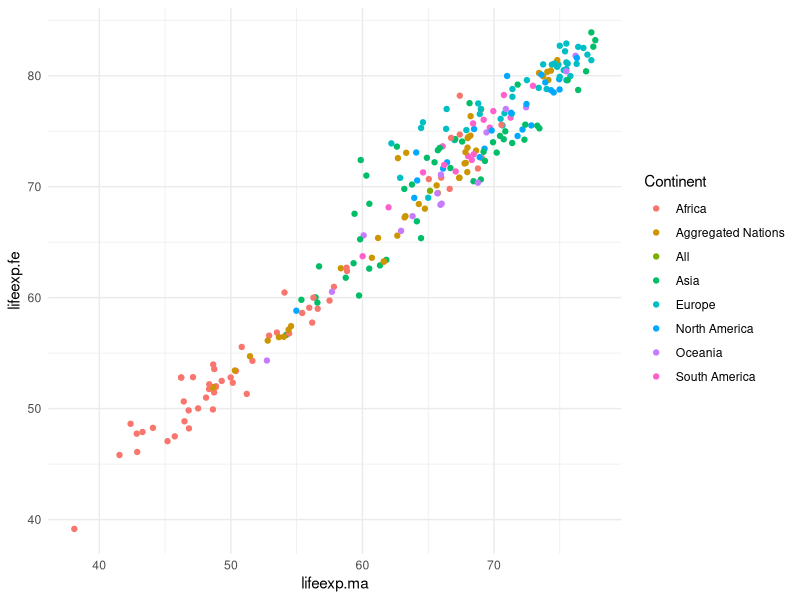
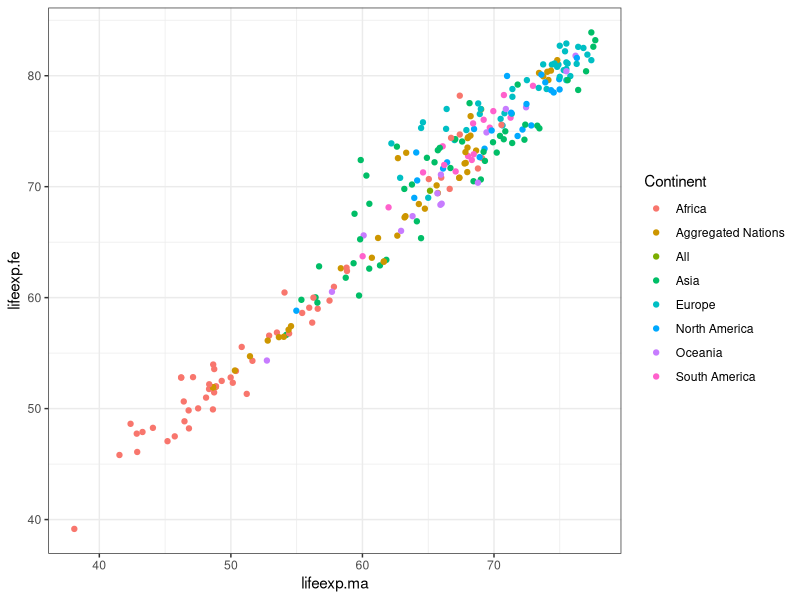
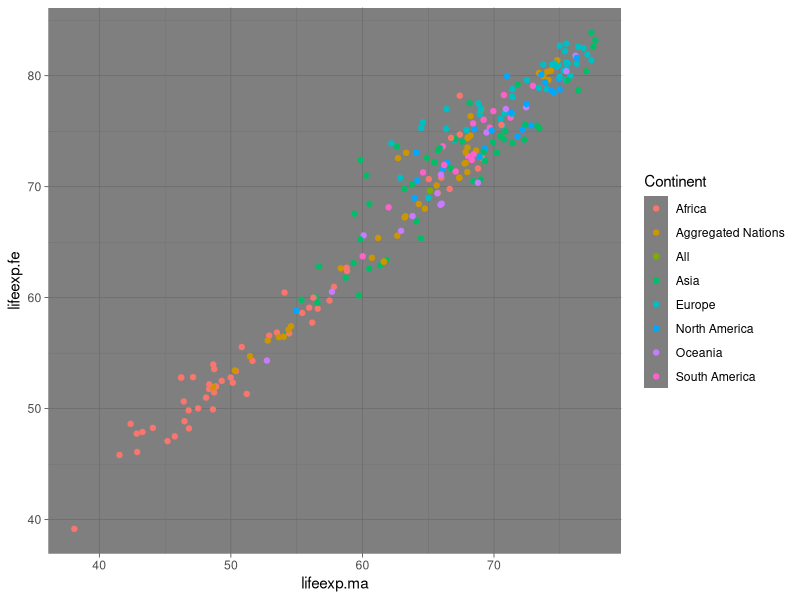
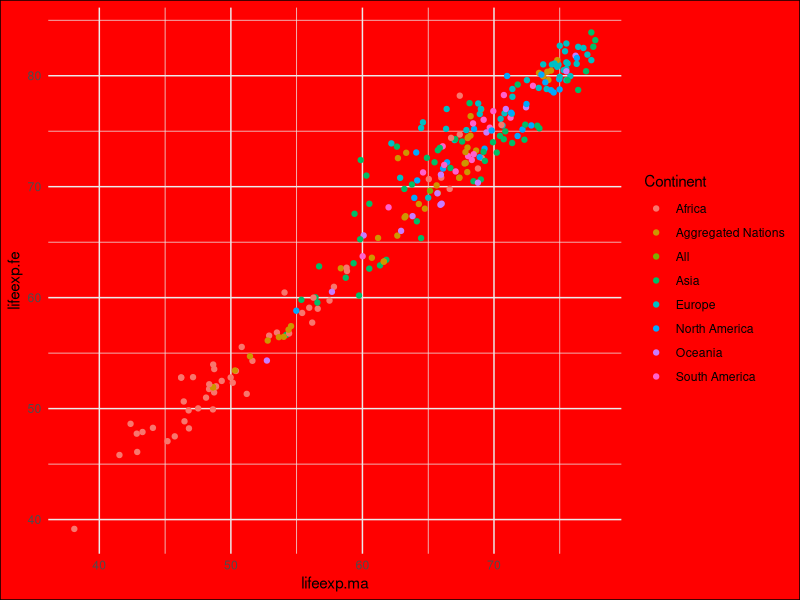
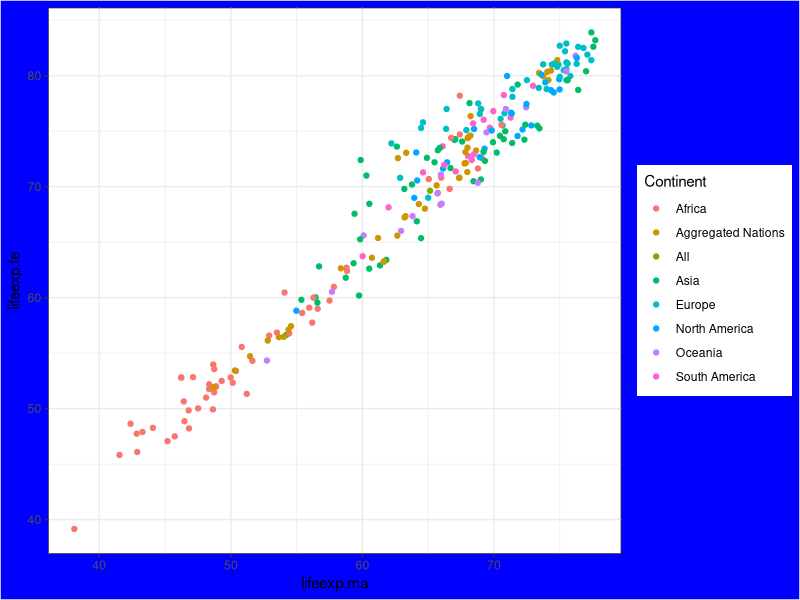
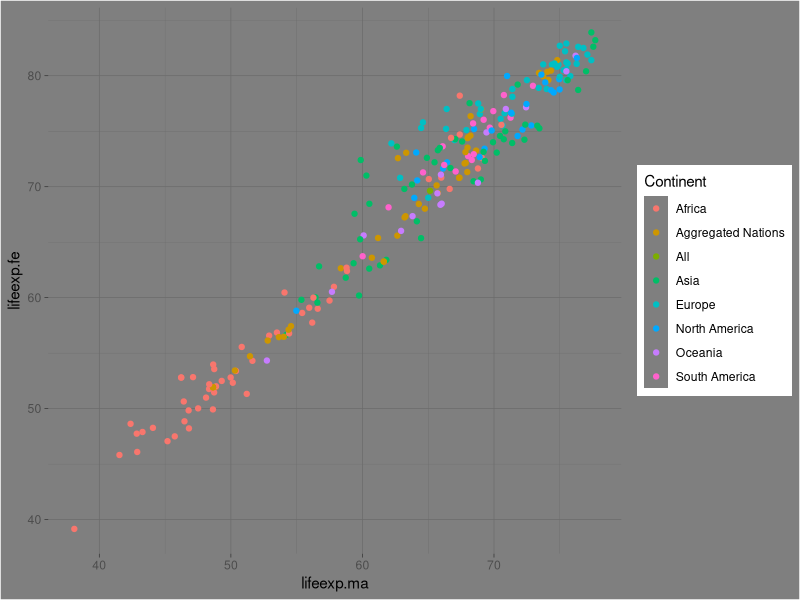
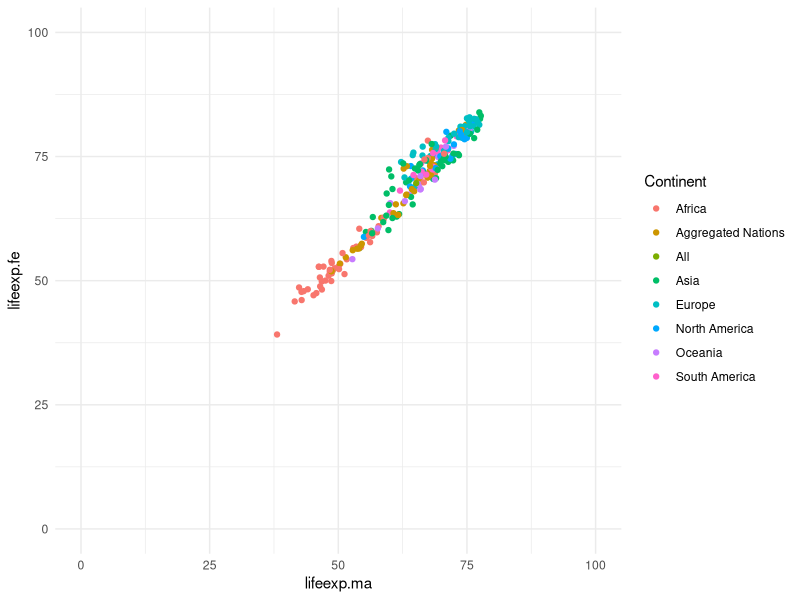
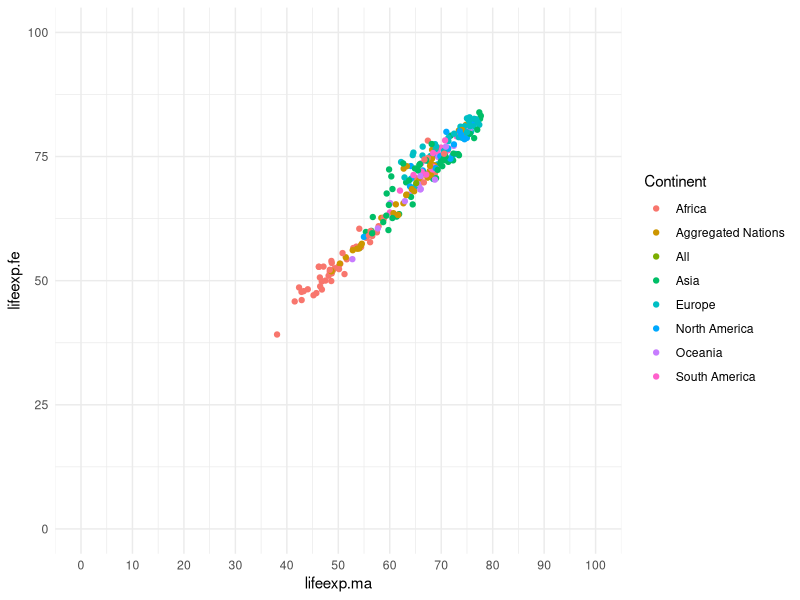

Write R code to recreate these figures, in order.
## ---- chunk 1

  library(tidyverse)
  library(RColorBrewer)
  library(ggpubr)

  options(scipen = 999)
## ---- chunk 2
WDB_1999 <- read.csv("../data/WDB_1999.csv")
WDB_1999$Continent <- factor(WDB_1999$Continent)
## ---- chunk 3

ggplot() + 
  geom_point(data = WDB_1999,
             mapping = aes(x = lifeexp.ma, 
                           y = lifeexp.fe,
                           colour = Continent)) + 
  theme_minimal()

ggplot() + 
  geom_point(data = WDB_1999,
             mapping = aes(x = lifeexp.ma, 
                           y = lifeexp.fe,
                           colour = Continent)) + 
  theme_bw()

ggplot() + 
  geom_point(data = WDB_1999,
             mapping = aes(x = lifeexp.ma, 
                           y = lifeexp.fe,
                           colour = Continent)) + 
  theme_dark()
## ---- chunk 4

ggplot() + 
  geom_point(data = WDB_1999,
             mapping = aes(x = lifeexp.ma, 
                           y = lifeexp.fe,
                           colour = Continent)) + 
  theme_minimal() + 
  theme(plot.background = element_rect("red"))

ggplot() + 
  geom_point(data = WDB_1999,
             mapping = aes(x = lifeexp.ma, 
                           y = lifeexp.fe,
                           colour = Continent)) + 
  theme_bw() + 
  theme(plot.background = element_rect("blue"))

ggplot() + 
  geom_point(data = WDB_1999,
             mapping = aes(x = lifeexp.ma, 
                           y = lifeexp.fe,
                           colour = Continent)) + 
  theme_dark() + 
  theme(plot.background = element_rect("grey50"))
## ---- chunk 5

  ggplot() + 
    geom_point(data = WDB_1999, 
               mapping = aes(x = lifeexp.ma, 
                             y = lifeexp.fe, 
                             colour = Continent)) + 
    theme_minimal() + 
    lims(y = c(0,100), x = c(0,100))

## ---- chunk 6
  
  ggplot() + 
    geom_point(data = WDB_1999, 
               mapping = aes(x = lifeexp.ma, 
                             y = lifeexp.fe, 
                             colour = Continent)) + 
    theme_minimal() + 
    scale_x_continuous(breaks = seq(from = 0, to = 100, by = 10), limits = c(0, 100)) +
    scale_y_continuous(n.breaks = 5, limits = c(0, 100))

## ---- chunk 7

  ggplot() + 
    geom_point(data = WDB_1999, 
               mapping = aes(x = lifeexp.ma, 
                             y = lifeexp.fe, 
                             colour = Continent)) + 
    theme_minimal() +
    theme(axis.text.x = element_text(angle = 27), axis.text.y = element_text(angle = 27))

## ---- chunk 8
  ggplot() + 
    geom_point(data = WDB_1999, 
               mapping = aes(x = Pop,
                             y = lifeexp, 
                             colour = Continent)) + 
    theme_minimal() + 
    scale_x_log10()
## ---- chunk 9
ggplot() + 
    geom_point(data = WDB_1999, 
               mapping = aes(x = Pop,
                             y = lifeexp, 
                             colour = Continent)) + 
    theme_minimal()  + 
    scale_x_log10() + 
    labs(title = "Population vs Life Expectancy, who lives longest?",
         x = "Population", y = "Life Expectancy")
## ---- chunk 10
  ggplot() + 
    geom_point(data = WDB_1999, 
               mapping = aes(x = Pop,
                             y = lifeexp, 
                             colour = Continent)) + 
    theme_minimal()  + 
    scale_x_log10() + 
    labs(title = "Population vs Life Expectancy, who lives longest?",
         x = "Population", y = "Life Expectancy") + 
    annotate(geom = "text", label = "Sierra Leone", x = 1000000, y = 42)
## ---- chunk 11
  ggplot() + 
    geom_point(data = WDB_1999, 
               mapping = aes(x = Pop,
                             y = lifeexp, 
                             colour = Continent)) + 
    theme_minimal()  + 
    scale_x_log10() + 
    labs(title = "Population vs Life Expectancy, who lives longest?",
         x = "Population", y = "Life Expectancy") + 
    geom_vline(xintercept = 58682466) + 
    geom_hline(yintercept = 77.39024)
## ---- chunk 12
  ggplot() + 
    geom_point(data = WDB_1999, 
               mapping = aes(x = Pop,
                             y = lifeexp, 
                             colour = Continent)) + 
    theme_minimal()  + 
    scale_x_log10() + 
    labs(title = "Population vs Life Expectancy, who lives longest?",
         x = "Population", y = "Life Expectancy") + 
    facet_grid(rows = vars(Continent))
## ---- chunk 13

plot_1 <- ggplot() + 
    geom_point(data = WDB_1999, 
               mapping = aes(x = Pop.ma, y = lifeexp.ma, colour = Continent)) + 
    theme_minimal() + scale_x_log10() + 
    labs(x = "Male Population", y = "Male Life Expectancy") + 
    lims(y = c(0, 100))
  
  plot_2 <- ggplot() + 
    geom_point(data = WDB_1999, 
               mapping = aes(x = Pop.fe, y = lifeexp.fe, colour = Continent)) + 
    theme_minimal() + scale_x_log10() + 
    labs(x = "Female Population", y = "Female Life Expectancy")  + 
    lims(y = c(0, 100))
  
  plot_3 <- ggplot() + 
    geom_point(data = WDB_1999, 
               mapping = aes(x = Pop, y = lifeexp, colour = Continent)) + 
    theme_minimal() + scale_x_log10() + 
    labs(x = "Overall Population", y = "Overall Life Expectancy")  + 
    lims(y = c(0, 100))
  
  plot_4 <- ggplot() + 
    geom_point(data = WDB_1999, 
               mapping = aes(x = birthrate, y = deathrate, colour = Continent)) + 
    theme_minimal() + 
    labs(x = "Birthrate", y = "Death-rate") + 
    lims(x = c(0, 75), y = c(0, 25))
  
  ggarrange(plot_1, plot_2, plot_3, plot_4, ncol = 2, nrow = 2, common.legend = TRUE, legend = "right")

